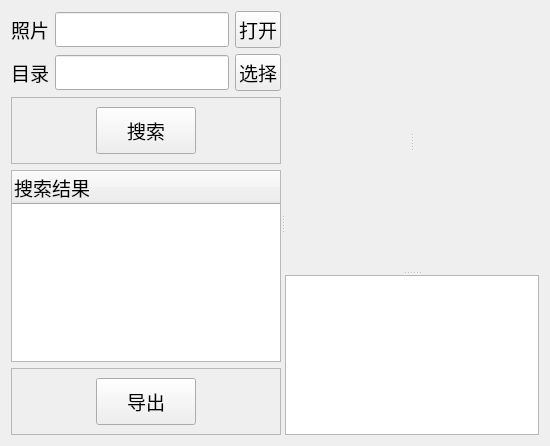
      <widget class="QWidget" name="search_face_tab">
       <attribute name="icon">
        <iconset>
         <normaloff>icon/search_face.png</normaloff>icon/search_face.png</iconset>
       </attribute>
       <attribute name="title">
        <string>人脸搜索</string>
       </attribute>
       <layout class="QGridLayout" name="gridLayout_10">
        <item row="0" column="0">
         <widget class="QSplitter" name="splitter_11">
          <property name="orientation">
           <enum>Qt::Horizontal</enum>
          </property>
          <widget class="QWidget" name="widget_11" native="true">
           <property name="maximumSize">
            <size>
             <width>360</width>
             <height>16777215</height>
            </size>
           </property>
           <property name="font">
            <font>
             <family>新宋体</family>
             <pointsize>14</pointsize>
            </font>
           </property>
           <layout class="QGridLayout" name="gridLayout_33">
            <item row="0" column="2">
             <widget class="QPushButton" name="open_photo_btn">
              <property name="sizePolicy">
               <sizepolicy hsizetype="Preferred" vsizetype="Fixed">
                <horstretch>0</horstretch>
                <verstretch>0</verstretch>
               </sizepolicy>
              </property>
              <property name="font">
               <font>
                <family>新宋体</family>
                <pointsize>14</pointsize>
               </font>
              </property>
              <property name="styleSheet">
               <string notr="true">padding: 3px; 
</string>
              </property>
              <property name="text">
               <string>打开</string>
              </property>
              <property name="icon">
               <iconset>
                <normaloff>C:/Users/lizd/.designer/icon/open.png</normaloff>C:/Users/lizd/.designer/icon/open.png</iconset>
              </property>
              <property name="iconSize">
               <size>
                <width>24</width>
                <height>24</height>
               </size>
              </property>
             </widget>
            </item>
            <item row="0" column="1">
             <widget class="QLineEdit" name="retrieve_photo_path">
              <property name="sizePolicy">
               <sizepolicy hsizetype="Preferred" vsizetype="Fixed">
                <horstretch>0</horstretch>
                <verstretch>0</verstretch>
               </sizepolicy>
              </property>
              <property name="font">
               <font>
                <family>新宋体</family>
                <pointsize>14</pointsize>
               </font>
              </property>
             </widget>
            </item>
            <item row="2" column="0" colspan="3">
             <widget class="QFrame" name="frame_6">
              <property name="minimumSize">
               <size>
                <width>0</width>
                <height>30</height>
               </size>
              </property>
              <property name="frameShape">
               <enum>QFrame::StyledPanel</enum>
              </property>
              <property name="frameShadow">
               <enum>QFrame::Raised</enum>
              </property>
              <layout class="QGridLayout" name="gridLayout_34">
               <item row="0" column="1">
                <widget class="QPushButton" name="retrieve_btn">
                 <property name="sizePolicy">
                  <sizepolicy hsizetype="Preferred" vsizetype="Preferred">
                   <horstretch>0</horstretch>
                   <verstretch>0</verstretch>
                  </sizepolicy>
                 </property>
                 <property name="maximumSize">
                  <size>
                   <width>300</width>
                   <height>16777215</height>
                  </size>
                 </property>
                 <property name="font">
                  <font>
                   <family>新宋体</family>
                   <pointsize>14</pointsize>
                  </font>
                 </property>
                 <property name="focusPolicy">
                  <enum>Qt::NoFocus</enum>
                 </property>
                 <property name="styleSheet">
                  <string notr="true">padding-left: 30px; 
padding-right: 30px;
padding-top: 8px; 
padding-bottom: 8px;</string>
                 </property>
                 <property name="text">
                  <string>搜索</string>
                 </property>
                 <property name="icon">
                  <iconset>
                   <normaloff>E:/anyun/svn/faceRecognition/trunk/photo_arch/infrastructures/user_interface/qt/ui/icon/search.png</normaloff>E:/anyun/svn/faceRecognition/trunk/photo_arch/infrastructures/user_interface/qt/ui/icon/search.png</iconset>
                 </property>
                 <property name="iconSize">
                  <size>
                   <width>24</width>
                   <height>24</height>
                  </size>
                 </property>
                </widget>
               </item>
               <item row="0" column="2">
                <spacer name="horizontalSpacer_36">
                 <property name="orientation">
                  <enum>Qt::Horizontal</enum>
                 </property>
                 <property name="sizeHint" stdset="0">
                  <size>
                   <width>40</width>
                   <height>20</height>
                  </size>
                 </property>
                </spacer>
               </item>
               <item row="0" column="0">
                <spacer name="horizontalSpacer_37">
                 <property name="orientation">
                  <enum>Qt::Horizontal</enum>
                 </property>
                 <property name="sizeHint" stdset="0">
                  <size>
                   <width>40</width>
                   <height>20</height>
                  </size>
                 </property>
                </spacer>
               </item>
              </layout>
             </widget>
            </item>
            <item row="4" column="0" colspan="3">
             <widget class="QFrame" name="frame_12">
              <property name="frameShape">
               <enum>QFrame::StyledPanel</enum>
              </property>
              <property name="frameShadow">
               <enum>QFrame::Raised</enum>
              </property>
              <layout class="QGridLayout" name="gridLayout_35">
               <item row="0" column="1">
                <widget class="QPushButton" name="export_btn_search_face">
                 <property name="sizePolicy">
                  <sizepolicy hsizetype="Preferred" vsizetype="Preferred">
                   <horstretch>0</horstretch>
                   <verstretch>0</verstretch>
                  </sizepolicy>
                 </property>
                 <property name="font">
                  <font>
                   <family>新宋体</family>
                   <pointsize>14</pointsize>
                  </font>
                 </property>
                 <property name="styleSheet">
                  <string notr="true">padding-left: 30px; 
padding-right: 30px;
padding-top: 8px; 
padding-bottom: 8px;</string>
                 </property>
                 <property name="text">
                  <string>导出</string>
                 </property>
                 <property name="icon">
                  <iconset>
                   <normaloff>E:/anyun/svn/faceRecognition/trunk/photo_arch/infrastructures/user_interface/qt/ui/icon/export.png</normaloff>E:/anyun/svn/faceRecognition/trunk/photo_arch/infrastructures/user_interface/qt/ui/icon/export.png</iconset>
                 </property>
                 <property name="iconSize">
                  <size>
                   <width>24</width>
                   <height>24</height>
                  </size>
                 </property>
                </widget>
               </item>
               <item row="0" column="0">
                <spacer name="horizontalSpacer_38">
                 <property name="orientation">
                  <enum>Qt::Horizontal</enum>
                 </property>
                 <property name="sizeHint" stdset="0">
                  <size>
                   <width>40</width>
                   <height>20</height>
                  </size>
                 </property>
                </spacer>
               </item>
               <item row="0" column="2">
                <spacer name="horizontalSpacer_39">
                 <property name="orientation">
                  <enum>Qt::Horizontal</enum>
                 </property>
                 <property name="sizeHint" stdset="0">
                  <size>
                   <width>40</width>
                   <height>20</height>
                  </size>
                 </property>
                </spacer>
               </item>
              </layout>
             </widget>
            </item>
            <item row="1" column="0">
             <widget class="QLabel" name="label_99">
              <property name="font">
               <font>
                <family>新宋体</family>
                <pointsize>14</pointsize>
               </font>
              </property>
              <property name="text">
               <string>目录</string>
              </property>
              <property name="alignment">
               <set>Qt::AlignRight|Qt::AlignTrailing|Qt::AlignVCenter</set>
              </property>
             </widget>
            </item>
            <item row="1" column="2">
             <widget class="QPushButton" name="select_retrieve_dir_btn">
              <property name="sizePolicy">
               <sizepolicy hsizetype="Preferred" vsizetype="Fixed">
                <horstretch>0</horstretch>
                <verstretch>0</verstretch>
               </sizepolicy>
              </property>
              <property name="font">
               <font>
                <family>新宋体</family>
                <pointsize>14</pointsize>
               </font>
              </property>
              <property name="styleSheet">
               <string notr="true">padding: 3px; 
</string>
              </property>
              <property name="text">
               <string>选择</string>
              </property>
              <property name="icon">
               <iconset>
                <normaloff>C:/Users/lizd/.designer/icon/open.png</normaloff>C:/Users/lizd/.designer/icon/open.png</iconset>
              </property>
              <property name="iconSize">
               <size>
                <width>24</width>
                <height>24</height>
               </size>
              </property>
             </widget>
            </item>
            <item row="0" column="0">
             <widget class="QLabel" name="label_100">
              <property name="font">
               <font>
                <family>新宋体</family>
                <pointsize>14</pointsize>
               </font>
              </property>
              <property name="text">
               <string>照片</string>
              </property>
              <property name="alignment">
               <set>Qt::AlignRight|Qt::AlignTrailing|Qt::AlignVCenter</set>
              </property>
             </widget>
            </item>
            <item row="1" column="1">
             <widget class="QLineEdit" name="retieve_dir">
              <property name="sizePolicy">
               <sizepolicy hsizetype="Expanding" vsizetype="Fixed">
                <horstretch>0</horstretch>
                <verstretch>0</verstretch>
               </sizepolicy>
              </property>
              <property name="font">
               <font>
                <family>新宋体</family>
                <pointsize>14</pointsize>
               </font>
              </property>
             </widget>
            </item>
            <item row="3" column="0" colspan="3">
             <widget class="QTreeWidget" name="tree_widget_search_face">
              <property name="sizePolicy">
               <sizepolicy hsizetype="Preferred" vsizetype="Expanding">
                <horstretch>0</horstretch>
                <verstretch>0</verstretch>
               </sizepolicy>
              </property>
              <property name="font">
               <font>
                <family>新宋体</family>
                <pointsize>14</pointsize>
               </font>
              </property>
              <property name="toolTip">
               <string>&lt;html&gt;&lt;head/&gt;&lt;body&gt;&lt;p&gt;&lt;span style=&quot; font-size:10pt;&quot;&gt;可勾选导出&lt;/span&gt;&lt;/p&gt;&lt;/body&gt;&lt;/html&gt;</string>
              </property>
              <property name="whatsThis">
               <string>&lt;html&gt;&lt;head/&gt;&lt;body&gt;&lt;p&gt;&lt;br/&gt;&lt;/p&gt;&lt;/body&gt;&lt;/html&gt;</string>
              </property>
              <column>
               <property name="text">
                <string>搜索结果</string>
               </property>
              </column>
             </widget>
            </item>
           </layout>
          </widget>
          <widget class="QSplitter" name="splitter_10">
           <property name="sizePolicy">
            <sizepolicy hsizetype="Preferred" vsizetype="Preferred">
             <horstretch>0</horstretch>
             <verstretch>0</verstretch>
            </sizepolicy>
           </property>
           <property name="orientation">
            <enum>Qt::Vertical</enum>
           </property>
           <widget class="QSplitter" name="splitter_6">
            <property name="sizePolicy">
             <sizepolicy hsizetype="Preferred" vsizetype="Preferred">
              <horstretch>0</horstretch>
              <verstretch>0</verstretch>
             </sizepolicy>
            </property>
            <property name="orientation">
             <enum>Qt::Horizontal</enum>
            </property>
            <widget class="QWidget" name="widget_12" native="true">
             <property name="sizePolicy">
              <sizepolicy hsizetype="Preferred" vsizetype="Preferred">
               <horstretch>0</horstretch>
               <verstretch>0</verstretch>
              </sizepolicy>
             </property>
             <property name="font">
              <font>
               <family>新宋体</family>
               <pointsize>14</pointsize>
              </font>
             </property>
             <layout class="QGridLayout" name="gridLayout_36">
              <item row="0" column="0">
               <widget class="QLabel" name="target_view_search_face">
                <property name="sizePolicy">
                 <sizepolicy hsizetype="Preferred" vsizetype="Preferred">
                  <horstretch>0</horstretch>
                  <verstretch>0</verstretch>
                 </sizepolicy>
                </property>
                <property name="minimumSize">
                 <size>
                  <width>1</width>
                  <height>1</height>
                 </size>
                </property>
                <property name="font">
                 <font>
                  <family>新宋体</family>
                  <pointsize>14</pointsize>
                 </font>
                </property>
                <property name="text">
                 <string/>
                </property>
                <property name="alignment">
                 <set>Qt::AlignCenter</set>
                </property>
               </widget>
              </item>
             </layout>
            </widget>
            <widget class="QWidget" name="widget_13" native="true">
             <property name="sizePolicy">
              <sizepolicy hsizetype="Expanding" vsizetype="Expanding">
               <horstretch>0</horstretch>
               <verstretch>0</verstretch>
              </sizepolicy>
             </property>
             <property name="font">
              <font>
               <family>新宋体</family>
               <pointsize>14</pointsize>
              </font>
             </property>
             <layout class="QGridLayout" name="gridLayout_37">
              <item row="0" column="0">
               <widget class="QLabel" name="result_view_search_face">
                <property name="sizePolicy">
                 <sizepolicy hsizetype="Preferred" vsizetype="Preferred">
                  <horstretch>0</horstretch>
                  <verstretch>0</verstretch>
                 </sizepolicy>
                </property>
                <property name="minimumSize">
                 <size>
                  <width>1</width>
                  <height>1</height>
                 </size>
                </property>
                <property name="font">
                 <font>
                  <family>新宋体</family>
                  <pointsize>14</pointsize>
                 </font>
                </property>
                <property name="text">
                 <string/>
                </property>
                <property name="alignment">
                 <set>Qt::AlignCenter</set>
                </property>
               </widget>
              </item>
             </layout>
            </widget>
           </widget>
           <widget class="QWidget" name="widget_14" native="true">
            <property name="sizePolicy">
             <sizepolicy hsizetype="Preferred" vsizetype="Fixed">
              <horstretch>0</horstretch>
              <verstretch>0</verstretch>
             </sizepolicy>
            </property>
            <property name="maximumSize">
             <size>
              <width>16777215</width>
              <height>160</height>
             </size>
            </property>
            <property name="font">
             <font>
              <family>新宋体</family>
              <pointsize>14</pointsize>
             </font>
            </property>
            <layout class="QGridLayout" name="gridLayout_38">
             <item row="0" column="0">
              <widget class="QListWidget" name="list_widget_search_face">
               <property name="sizePolicy">
                <sizepolicy hsizetype="Preferred" vsizetype="Fixed">
                 <horstretch>0</horstretch>
                 <verstretch>0</verstretch>
                </sizepolicy>
               </property>
               <property name="font">
                <font>
                 <family>新宋体</family>
                 <pointsize>14</pointsize>
                </font>
               </property>
              </widget>
             </item>
            </layout>
           </widget>
          </widget>
         </widget>
        </item>
       </layout>
      </widget>
